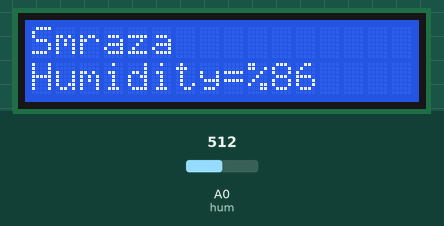
A sketch run on a simulated Arduino Uno, built with avr-gcc and run on an emulated ATmega328P. Parts: 16×2 character LCD. The test bench sets the inputs (shaded band); at power-on: A0 (hum) = 512.

Above: at 3.2 s.
3.3 s: A0 (hum) set to 716
At 4.5 s:
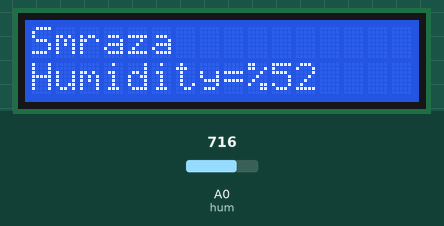
4.8 s: A0 (hum) set to 948
At 6.0 s:
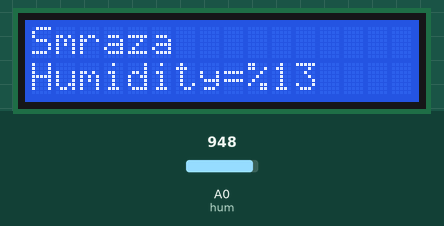
6.3 s: A0 (hum) set to 979
At 6.9 s:
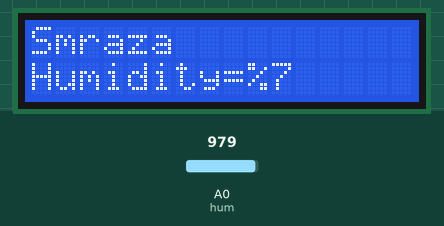
7.9 s: A0 (hum) set to 900
At 8.6 s:
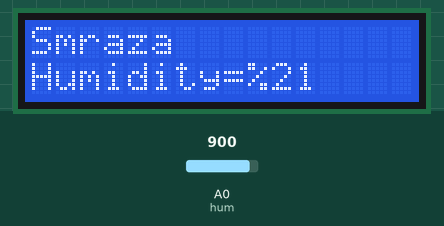
Timing chart, 0 to 10.9 s (numbered marks = the images above; inputs shaded):
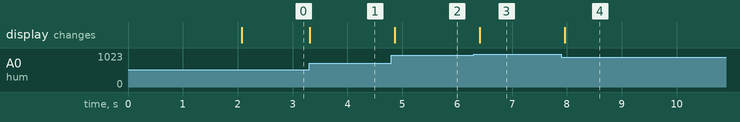

Measured:
- after the input at 3.3 s, the display: changes at once (image 1)
- after the input at 4.8 s, the display: changes after 0.06 s (image 2)
- after the input at 6.3 s, the display: changes after 0.11 s (image 3)
- after the input at 7.9 s, the display: changes after 0.06 s (image 4)

The sketch:

Soil_moisture_monitoring_system.ino
```cpp
 /*
 * Author: SMRAZA KEEN
 * Date:2016/6/29
 * IDE V1.6.9
 * Email:TechnicSmraza@outlook.com
 * Function:
 */
#include <LiquidCrystal.h>
LiquidCrystal lcd(12, 11, 5, 4, 3, 2);
int hum = A0;
int val=0;
int count=0;
void setup()
{
  lcd.begin(16,2);
  lcd.print("  Welcome to ");
  lcd.setCursor(0,1);
  lcd.print("     Smraza");
  delay(2000);
  lcd.clear();
  Serial.begin(9600);
}
void loop()
{
  val=analogRead(hum);
  count=100-(val-435)/5.9;
  lcd.clear();                 //clear display
  lcd.print("Smraza");
  lcd.setCursor(0, 1) ;
  lcd.print("Humidity=%");
  lcd.print(count);
  delay(150);
}
```
